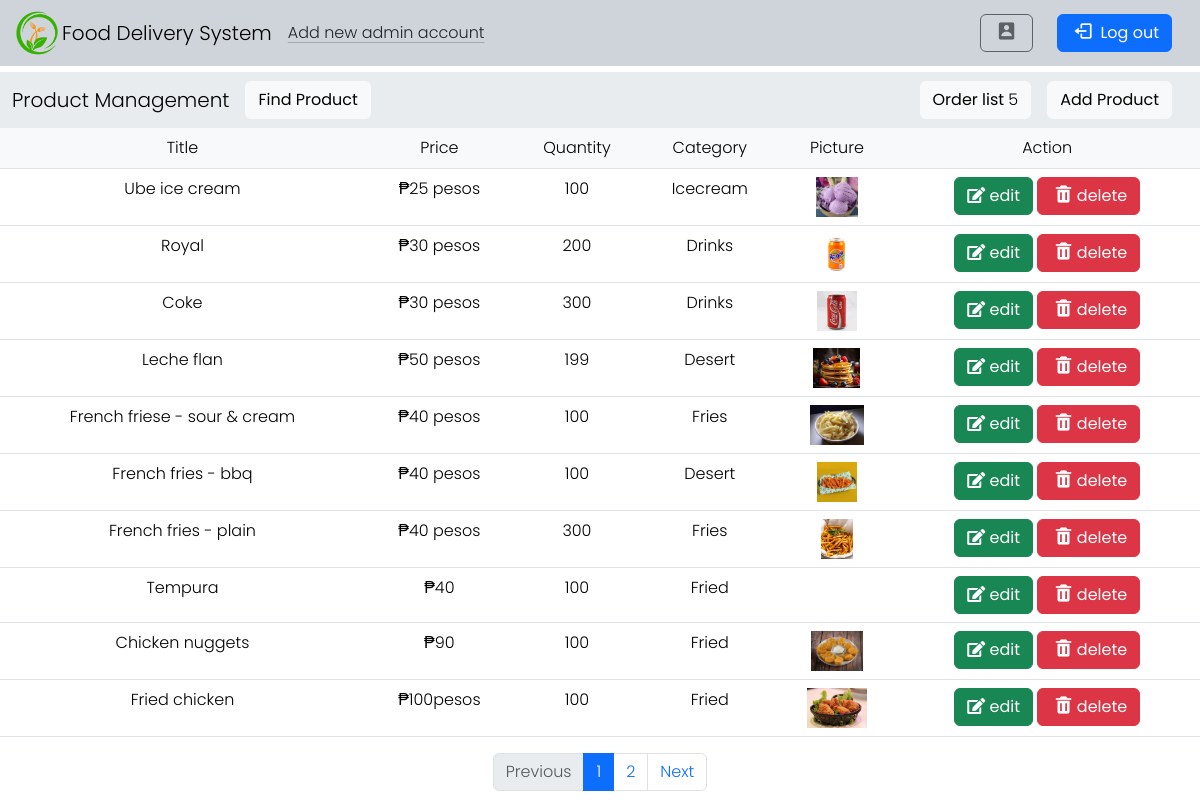
The app's page /adminpage.php with its own data.
### tables this page shows
CREATE TABLE `productdb` (
  `id` int(250) NOT NULL,
  `ProductTitle` varchar(250) NOT NULL,
  `ProductPrice` varchar(250) NOT NULL,
  `Quantity` int(250) NOT NULL,
  `Category` varchar(250) NOT NULL,
  `ProductPicture` varchar(250) NOT NULL,
  `product_id` int(250) NOT NULL
);

### adminpage.php (the view, shortened to what this page needs)
<?php
include("conn.php");
mysqli_query($conn, "DELETE FROM productdb WHERE Quantity = 0");
$products_per_page = 10;
$page = isset($_GET['page']) ? (int)$_GET['page'] : 1;
$start_from = ($page - 1) * $products_per_page;
$select_products = mysqli_query($conn, "SELECT * FROM productdb LIMIT $start_from, $products_per_page");
$total_products_query = mysqli_query($conn, "SELECT COUNT(*) AS total FROM productdb");
$total_products_row = mysqli_fetch_assoc($total_products_query);
$total_products = $total_products_row['total'];
$total_pages = ceil($total_products / $products_per_page);
?>
<!doctype html>
<html lang="en">
<head>
    <link rel="stylesheet" href="style/style.css">
    <link href="https://cdn.jsdelivr.net/npm/bootstrap@5.3.3/dist/css/bootstrap.min.css" rel="stylesheet">
    <link href='https://unpkg.com/boxicons@2.1.4/css/boxicons.min.css' rel='stylesheet'>
    <link rel="stylesheet" href="https://cdnjs.cloudflare.com/ajax/libs/font-awesome/5.15.4/css/all.min.css">
</head>
<body>
<nav class="navbar navbar-expand-lg bg-dark-subtle fixed-top">
    <div class="container-fluid">
        <img class="image" src="img/logo.png" alt="images">
        <a class="navbar-brand food" disabled>Food Delivery System</a>
        <a class="icon-link link-dark link-offset-2 link-underline-opacity-25 link-underline-opacity-100-hover" href="insertadmin.php">Add new admin account</a>
        <div class="collapse navbar-collapse" id="navbarNavAltMarkup1">
            <div class="navbar-nav ms-auto">
                <button type="button" class="btn btn-outline-dark me-4 profile" disabled>
                    <i class='bx-fw bx bxs-user-rectangle'></i>
                </button>
                <button type="button" class="btn btn-primary me-3" data-bs-toggle="modal" data-bs-target="#exampleModal">
                    <i class='bx-fw bx bx-log-out'></i> Log out
                </button>
            </div>
        </div>
    </div>
</nav><br><br><br>
<nav class="navbar navbar-expand-lg bg-body-secondary">
    <div class="container-fluid">
        <a class="navbar-brand" href="#">Product Management</a>
        <a class="btn btn-light" href="search.php">Find Product</a>
        <div class="collapse navbar-collapse" id="navbarNavAltMarkup2">
            <div class="navbar-nav ms-auto">
            <?php
            $select_rows = mysqli_query($conn, "SELECT * FROM `order`") or die('query failed');
            $row_count = mysqli_num_rows($select_rows);
        ?>
                <a class="btn btn-light me-3" href="order-list.php">Order list <span><?php echo $row_count; ?></span></a>
                <button type="button" class="btn btn-light me-3" data-bs-toggle="modal" data-bs-target="#addproduct">Add Product</button>
            </div>
        </div>
    </div>
</nav>
<table class="table table-hover text-center" id="search">
       <thead>
        <tr class="bg-primary text-white">
            <th class="bg-body-tertiary p-2 g-col-5">Title</th>
            <th class="bg-body-tertiary p-2 g-col-6">Price</th>
            <th class="bg-body-tertiary p-2 g-col-6">Quantity</th>
            <th class="bg-body-tertiary p-2 g-col-6">Category</th>
            <th class="bg-body-tertiary p-2 g-col-6">Picture</th>
            <th class="bg-body-tertiary p-2 g-col-6">Action</th>
        </tr>
    </thead>
    <tbody>
        <?php while ($row = mysqli_fetch_assoc($select_products)) { ?>
            <tr>
                <td><?php echo $row['ProductTitle']; ?></td>
                <td>₱<?php echo $row['ProductPrice']; ?></td>
                <td><?php echo $row['Quantity']; ?></td>
                <td><?php echo $row['Category']; ?></td>
                <td><img src="uploaded_img/<?php echo $row['ProductPicture']; ?>" height="40" alt=""></td>
                <td>
                    <a href="editproduct.php?edit=<?php echo $row['id']; ?>" class="btn btn-success"><i class="fas fa-edit"></i> edit</a>
                    <a href="adminpage.php?delete=<?php echo $row['id']; ?>" class="btn btn-danger"><i class='bx-fw bx bxs-trash'></i>delete</a>
                </td>
            </tr>
        <?php } ?>
    </tbody>
</table>
<nav aria-label="Page navigation example">
    <ul class="pagination justify-content-center">
        <li class="page-item <?php if($page <= 1) { echo 'disabled'; } ?>">
            <a class="page-link" href="?page=<?php echo $page - 1; ?>">Previous</a>
        </li>
        <?php for ($i = 1; $i <= $total_pages; $i++) { ?>
            <li class="page-item <?php if($page == $i) { echo 'active'; } ?>">
                <a class="page-link" href="?page=<?php echo $i; ?>"><?php echo $i; ?></a>
            </li>
        <?php } ?>
        <li class="page-item <?php if($page >= $total_pages) { echo 'disabled'; } ?>">
            <a class="page-link" href="?page=<?php echo $page + 1; ?>">Next</a>
        </li>
    </ul>
</nav>
</body>
</html>

### style/style.css (style rules this page uses)
* { font-family: "Poppins", sans-serif; font-weight: 300; font-style: normal; }
.image { width: 50px; height: auto; }
.profile { padding-right: 30px; }

### records on screen
productdb: ProductTitle "Ube ice cream", ProductPrice "25 pesos", Quantity "100", Category "Icecream", ProductPicture (picture)
productdb: ProductTitle "Royal", ProductPrice "30 pesos", Quantity "200", Category "Drinks", ProductPicture (picture)
productdb: ProductTitle "Coke", ProductPrice "30 pesos", Quantity "300", Category "Drinks", ProductPicture (picture)
productdb: ProductTitle "Leche flan", ProductPrice "50 pesos", Quantity "199", Category "Desert", ProductPicture (picture)
productdb: ProductTitle "French friese - sour & cream", ProductPrice "40 pesos", Quantity "100", Category "Fries", ProductPicture (picture)
productdb: ProductTitle "French fries - bbq", ProductPrice "40 pesos", Quantity "100", Category "Desert", ProductPicture (picture)
productdb: ProductTitle "French fries - plain", ProductPrice "40 pesos", Quantity "300", Category "Fries", ProductPicture (picture)
productdb: ProductTitle "Tempura", ProductPrice "40", Quantity "100", Category "Fried"
productdb: ProductTitle "Chicken nuggets", ProductPrice "90", Quantity "100", Category "Fried", ProductPicture (picture)
productdb: ProductTitle "Fried chicken", ProductPrice "100pesos", Quantity "100", Category "Fried", ProductPicture (picture)

### other values on screen
$row_count "5"
